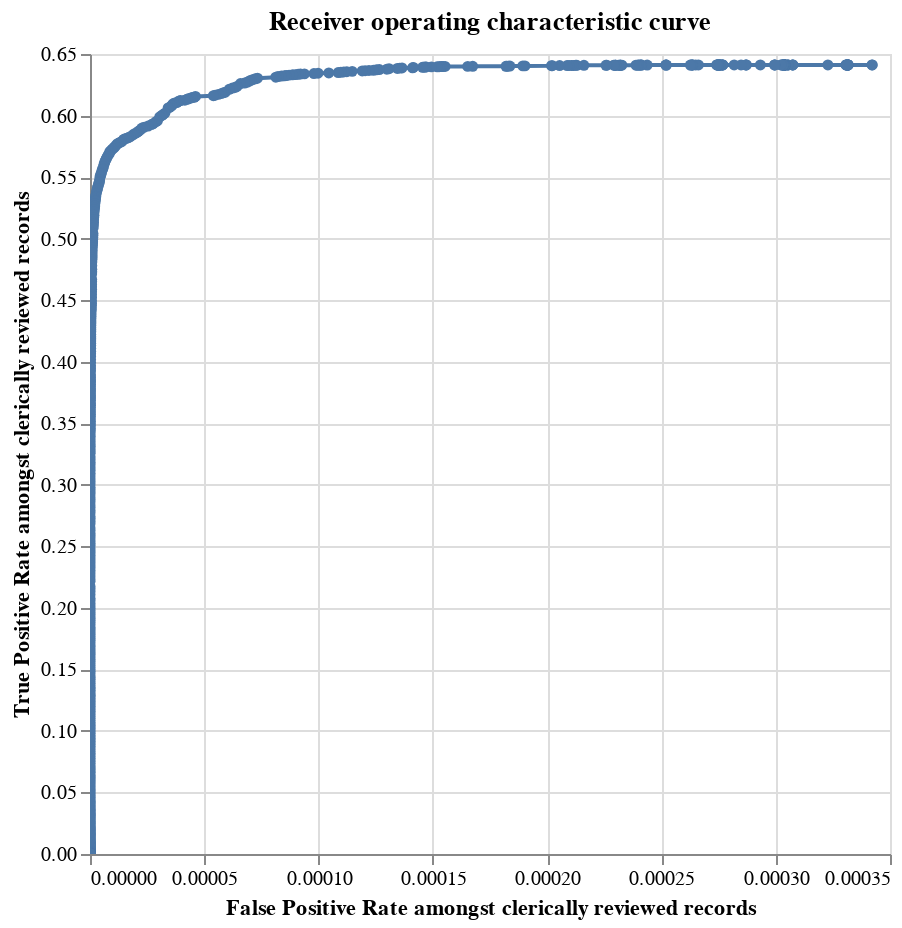

Notebook cell for this chart:
### Code cell
linker.evaluation.accuracy_analysis_from_labels_column("cluster_ground_truth", output_type="roc")

### Figure 1 — Vega-Lite specification as saved in the notebook (floating-point values rounded to 4 significant figures; data arrays with more than 128 entries replaced by an {"elided": "..."} marker saying what was removed)
{"config": {"view": {"continuousWidth": 300, "continuousHeight": 300}}, "data": {"name": "data-179878c21cd1aea64acc1c236bd78522"}, "mark": {"type": "line", "clip": true, "point": true}, "encoding": {"tooltip": [{"field": "truth_threshold", "format": ".4f", "type": "quantitative"}, {"field": "match_probability", "format": ".4%", "type": "quantitative"}, {"field": "fp_rate", "format": ".4f", "title": "FP_rate", "type": "quantitative"}, {"field": "tp_rate", "format": ".4f", "title": "TP_rate", "type": "quantitative"}, {"field": "tp", "format": ",.0f", "title": "TP", "type": "quantitative"}, {"field": "tn", "format": ",.0f", "title": "TN", "type": "quantitative"}, {"field": "fp", "format": ",.0f", "title": "FP", "type": "quantitative"}, {"field": "fn", "format": ",.0f", "title": "FN", "type": "quantitative"}, {"field": "precision", "format": ".4f", "type": "quantitative"}, {"field": "recall", "format": ".4f", "type": "quantitative"}, {"field": "f1", "format": ".4f", "title": "F1", "type": "quantitative"}], "x": {"field": "fp_rate", "sort": ["truth_threshold"], "title": "False Positive Rate amongst clerically reviewed records", "type": "quantitative"}, "y": {"field": "tp_rate", "sort": ["truth_threshold"], "title": "True Positive Rate amongst clerically reviewed records", "type": "quantitative"}}, "height": 400, "params": [{"name": "mouse_zoom", "select": {"type": "interval", "encodings": ["x"]}, "bind": "scales"}], "title": "Receiver operating characteristic curve", "width": 400, "$schema": "https://vega.github.io/schema/vega-lite/v5.9.3.json", "datasets": {"data-179878c21cd1aea64acc1c236bd78522": {"elided": "686 records"}}}
